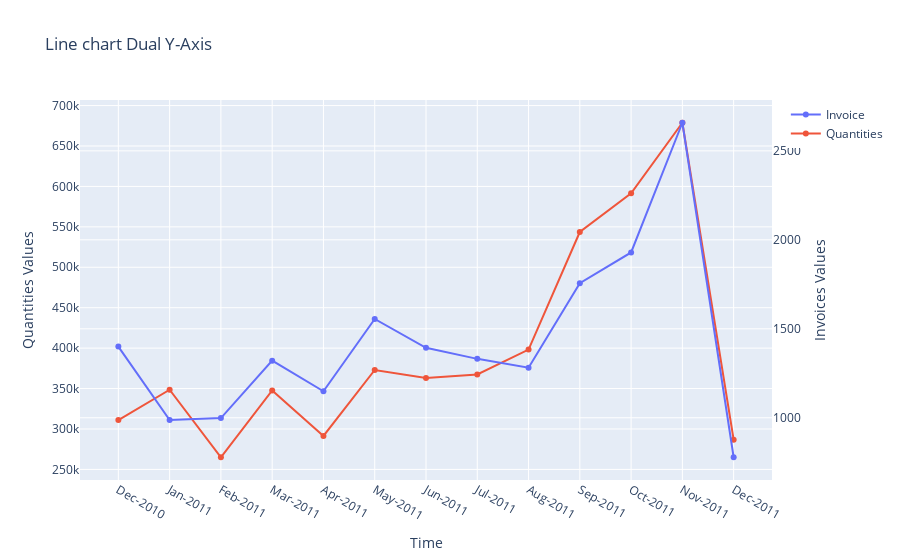

Here is the notebook cell this chart was saved with:
### Code cell
import plotly.graph_objects as go

line_trace_inv = go.Scatter(x=quantity_month, y=invoice_line, name='Invoice', yaxis='y2')

# Creating the line trace
line_trace_quan = go.Scatter(x=quantity_month, y=quantity_line, name='Quantities')

# Creating the bar trace

# Creating the combined chart
fig = go.Figure(data=[line_trace_inv, line_trace_quan])

# Updating layout and axis labels
fig.update_layout(title='Line chart Dual Y-Axis',
                  xaxis_title='Time',
                  yaxis=dict(title='Quantities Values'),
                  yaxis2=dict(title='Invoices Values', overlaying='y', side='right'))

fig.show()

### Figure 1 — Plotly figure (JSON) as saved in the notebook; plotly's stock layout.template omitted (floating-point values rounded to 4 significant figures)
{"data": [{"name": "Invoice", "type": "scatter", "x": ["Dec-2010", "Jan-2011", "Feb-2011", "Mar-2011", "Apr-2011", "May-2011", "Jun-2011", "Jul-2011", "Aug-2011", "Sep-2011", "Oct-2011", "Nov-2011", "Dec-2011"], "y": [1400, 987, 998, 1321, 1149, 1555, 1393, 1331, 1281, 1756, 1929, 2658, 778], "yaxis": "y2"}, {"name": "Quantities", "type": "scatter", "x": ["Dec-2010", "Jan-2011", "Feb-2011", "Mar-2011", "Apr-2011", "May-2011", "Jun-2011", "Jul-2011", "Aug-2011", "Sep-2011", "Oct-2011", "Nov-2011", "Dec-2011"], "y": [311063, 348522, 265043, 347623, 291369, 372948, 363014, 367372, 398190, 543654, 591551, 678760, 286777]}], "layout": {"autosize": true, "title": {"text": "Line chart Dual Y-Axis"}, "xaxis": {"autorange": true, "range": [-0.7133, 12.71], "title": {"text": "Time"}, "type": "category"}, "yaxis": {"autorange": true, "range": [230900.0, 712900.0], "title": {"text": "Quantities Values"}, "type": "linear"}, "yaxis2": {"autorange": true, "overlaying": "y", "range": [622.9, 2813.0], "side": "right", "title": {"text": "Invoices Values"}, "type": "linear"}}}
